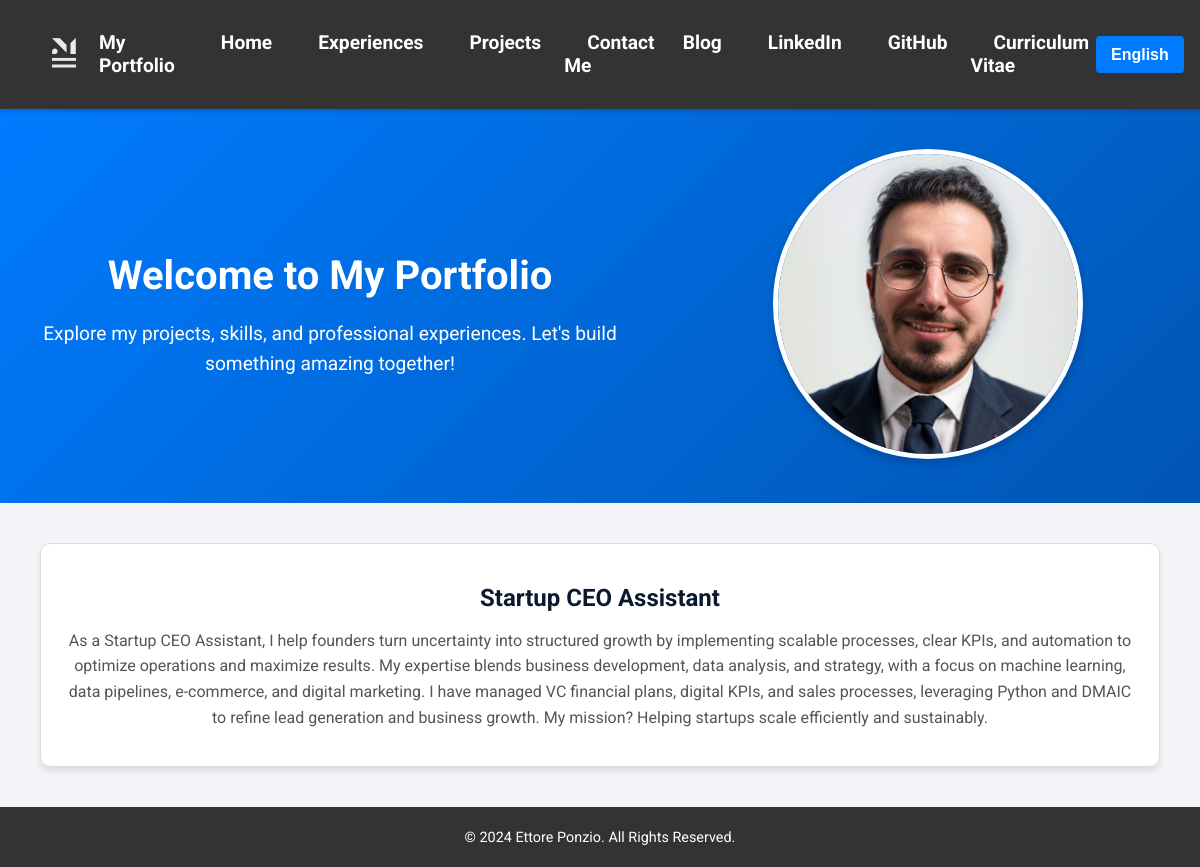
The page /en/ on the database as committed earlier.
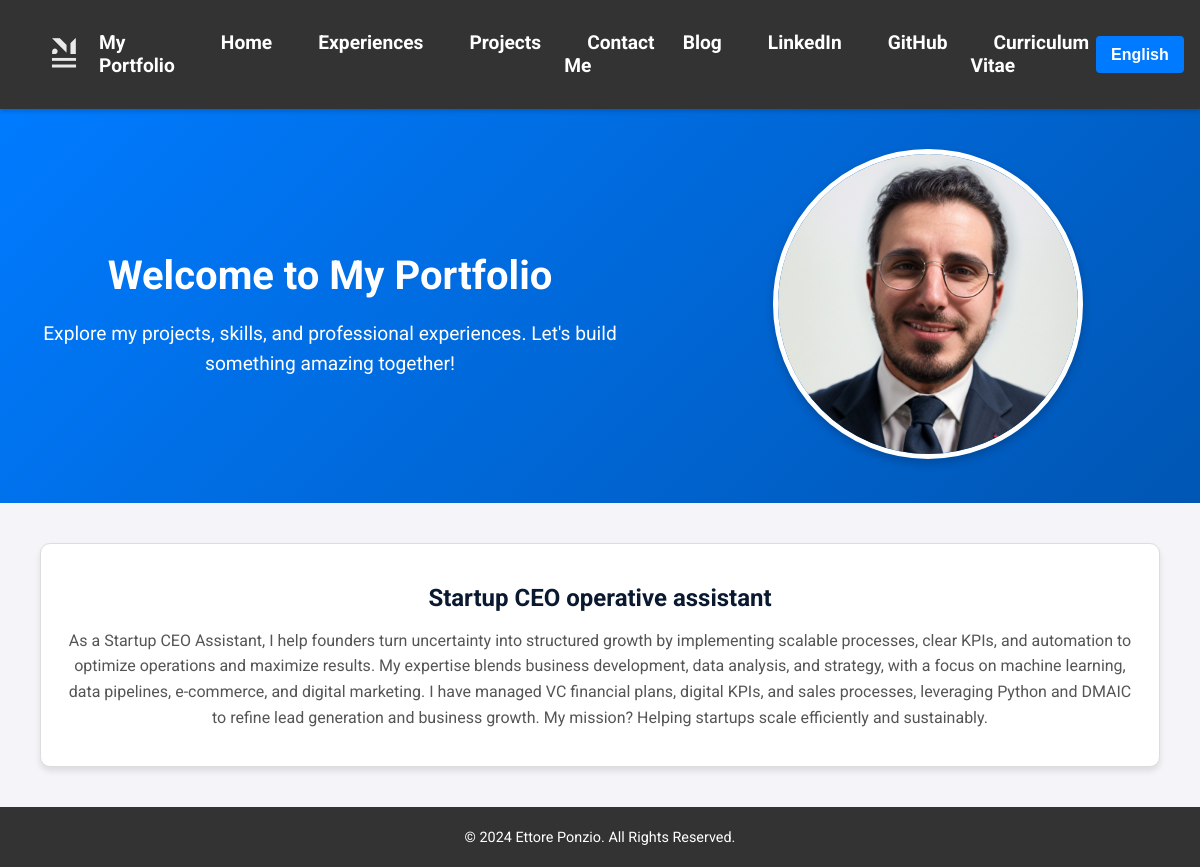
The same page on the database as committed later.
### portfolio/models.py (models this page shows, shortened)
class Section(models.Model):
    title_en = models.CharField(
        max_length=200,
        help_text=_("Title of the section in English"),
        verbose_name=_("Title (EN)")
    )
    title_it = models.CharField(
        max_length=200,
        help_text=_("Title of the section in Italian"),
        verbose_name=_("Title (IT)")
    )
    description_en = models.TextField(
        help_text=_("Description content for the section in English"),
        verbose_name=_("Description (EN)")
    )
    description_it = models.TextField(
        help_text=_("Description content for the section in Italian"),
        verbose_name=_("Description (IT)")
    )
    class Meta:
        verbose_name = _("Section")
        verbose_name_plural = _("Sections")

### portfolio/views.py (the view)
# urls.py: 2. Add a URL to urlpatterns:  path('', views.home, name='home')
def home(request):
    user_language = get_language()  # Get the current user's language (e.g., 'en' or 'it')
    sections = Section.objects.all()
    for section in sections:
        if user_language == 'it':
            section.display_title = section.title_it
            section.display_description = section.description_it
        else:
            section.display_title = section.title_en
            section.display_description = section.description_en
    context = {'sections': sections}
    return render(request, 'portfolio/home.html', context)

### portfolio/templates/portfolio/home.html (shortened to what this page needs)
{% extends 'portfolio/base.html' %}
{% load static %}
{% load i18n %}
{% block styles %}
    <link rel="stylesheet" href="{% static 'portfolio/css/home.css' %}">
{% endblock %}
{% block content %}
<article class="home-page">
    <section class="hero-section">
        <div class="hero-text">
            <h1>{% trans "Welcome to My Portfolio" %}</h1>
            <p>
                {% trans "Explore my projects, skills, and professional experiences. Let's build something amazing together!" %}
            </p>
        </div>
        <div class="hero-image">
            <img src="{% static 'portfolio/images/profile.jpeg' %}" alt="{% trans 'Profile Image' %}">
        </div>
    </section>
    <section class="sections-container">
        {% for section in sections %}
        <div class="dynamic-section">
            <h2>{{ section.display_title }}</h2>
            <p>{{ section.display_description }}</p>
        </div>
        {% endfor %}
    </section>
</article>
{% endblock %}

### portfolio/templates/portfolio/base.html (shortened to what this page needs)
{% load static %}
{% load i18n %}
<!DOCTYPE html>
<html lang="{{ LANGUAGE_CODE }}">
<head>
    <link rel="stylesheet" href="{% static 'portfolio/css/navigation.css' %}">
    <link rel="stylesheet" href="{% static 'portfolio/css/footer.css' %}">
    {% block styles %}{% endblock %}
</head>
<body>
    <header>
        <nav aria-label="{% trans 'Main Navigation' %}">
            <div class="nav-container">
                <a href="{% url 'portfolio:home' %}" class="logo">
                    <img src="{% static 'portfolio/logo.png' %}" alt="{% trans 'MyPortfolio Logo' %}" class="logo-image"> My Portfolio
                </a>
                <ul class="nav-links">
                    <li><a href="{% url 'portfolio:home' %}">{% trans "Home" %}</a></li>
                    <li><a href="{% url 'portfolio:education' %}">{% trans "Experiences" %}</a></li>
                    <li><a href="{% url 'portfolio:projects' %}">{% trans "Projects" %}</a></li>
                    <li><a href="{% url 'portfolio:contact' %}">{% trans "Contact Me" %}</a></li>
                    <li><a href="{% url 'portfolio:blog_list' %}">{% trans "Blog" %}</a></li>
                    <li><a href="{% url 'portfolio:linkedin' %}" target="_blank">{% trans "LinkedIn" %}</a></li>
                    <li><a href="{% url 'portfolio:github' %}" target="_blank">{% trans "GitHub" %}</a></li>
                    <li><a href="{% url 'portfolio:open_cv' %}">{% trans "Curriculum Vitae" %}</a></li>
                </ul>
                <form action="{% url 'set_language' %}" method="post" id="language-form" class="language-form">
                    <select name="language" onchange="this.form.submit()" id="language-select" class="language-switcher">
                        {% for lang_code, lang_name in LANGUAGES %}
                            <option value="{{ lang_code }}" {% if lang_code == LANGUAGE_CODE %}selected{% endif %}>
                                {{ lang_name }}
                            </option>
                        {% endfor %}
                    </select>
                </form>
            </div>
        </nav>
    </header>
    <main class="container" role="main">
        {% block content %}{% endblock %}
    </main>
    <footer>
        <p>&copy; {% trans "2024 Ettore Ponzio. All Rights Reserved." %}</p>
    </footer>
</body>
</html>

### portfolio/static/portfolio/css/navigation.css (style rules this page uses)
.nav-container { display: flex; justify-content: space-between; align-items: center; padding: 1em; background-color: #333; color: #fff; position: sticky; top: 0; z-index: 1000; box-shadow: 0 2px 5px rgba(0, 0, 0, 0.2); }
nav .logo { display: flex; align-items: center; text-decoration: none; flex: 1; }
nav .logo-image { max-height: 50px; width: auto; margin-right: 10px; }
nav ul { display: flex; list-style: none; gap: 2 em; margin: 0; padding: 0; }
nav a { text-decoration: none; color: #fff; font-weight: bold; font-size: 1.2rem; padding: 0.7em 1.2em; transition: background-color 0.3s, color 0.3s; border-radius: 6px; }
.language-form { flex: 1; display: flex; justify-content: flex-end; order: 3; }
.language-switcher { background-color: #007bff; color: #fff; font-size: 16px; padding: 10px 15px; border: none; font-weight: bold; border-radius: 4px; cursor: pointer; appearance: none; -webkit-appearance: none; transition: background-color 0.3s ease; }
nav .language-switcher option { color: #000; }

### portfolio/static/portfolio/css/footer.css (style rules this page uses)
footer { background-color: #333; color: #fff; text-align: center; padding: 1em; font-size: 0.9em; }
footer p { margin: 0.5em 0; }

### portfolio/static/portfolio/css/home.css (style rules this page uses)
body { font-family: 'Roboto', sans-serif; background-color: #f4f4f9; color: #0A192F; margin: 0; padding: 0; }
.hero-section { display: flex; flex-wrap: wrap; align-items: center; justify-content: space-between; padding: 20px; background: linear-gradient(135deg, #007BFF, #0056b3); color: #ffffff; text-align: center; }
.hero-section .hero-text { flex: 1; max-width: 50%; padding: 20px; }
.hero-section .hero-text h1 { font-size: 2.5rem; font-weight: bold; margin-bottom: 15px; }
.hero-section .hero-text p { font-size: 1.2rem; line-height: 1.6; }
.hero-section .hero-image { flex: 1; max-width: 40%; text-align: center; padding: 20px; }
.hero-section .hero-image img { width: 100%; max-width: 300px; border-radius: 50%; border: 5px solid #ffffff; box-shadow: 0 4px 10px rgba(0, 0, 0, 0.2); }
.sections-container { display: grid; grid-template-columns: repeat(auto-fit, minmax(300px, 1fr)); gap: 20px; margin: 20px; padding: 20px; }
.dynamic-section { background-color: #ffffff; padding: 20px; border: 1px solid #ddd; border-radius: 10px; box-shadow: 0 4px 6px rgba(0, 0, 0, 0.1); transition: transform 0.3s ease, box-shadow 0.3s ease; text-align: center; }
.dynamic-section h2 { font-size: 1.5rem; margin-bottom: 10px; color: #0A192F; }
.dynamic-section p { font-size: 1rem; color: #555; line-height: 1.6; }

Rows that differ between the two databases and show on the page:
changed Section: display_title "Startup CEO Assistant" → "Startup CEO operative assistant"
